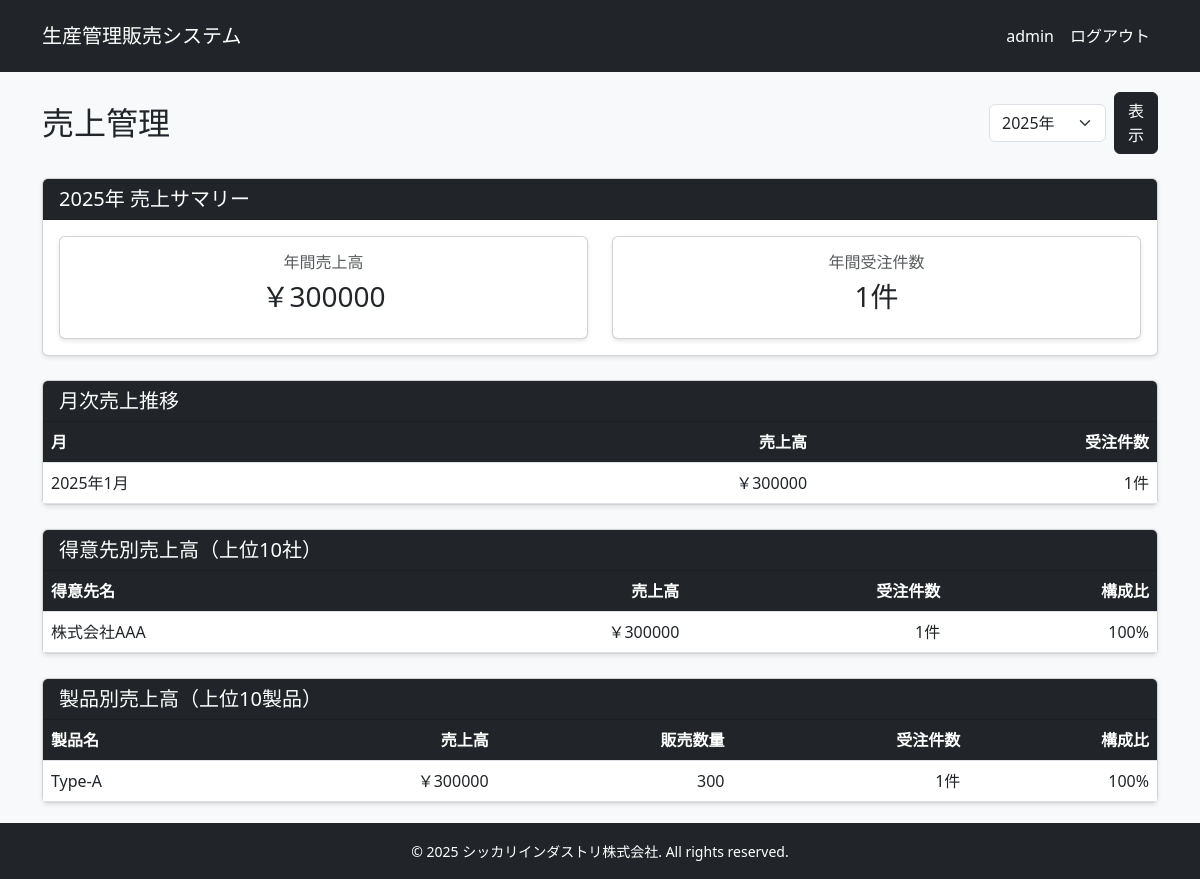
Page /sales/sales-report/ (signed in) on the committed database.
### apps/sales/models.py (models this page shows, shortened)
class Customer(models.Model):
    customer_code = models.CharField("得意先コード", max_length=10, unique=True)
    name = models.CharField("得意先名", max_length=100)
    phone = models.CharField("電話番号", max_length=15)
    postal_code = models.CharField("郵便番号", max_length=8)
    address = models.CharField("住所", max_length=200)
    email = models.EmailField("メールアドレス", max_length=254)
    created_at = models.DateTimeField("作成日時", auto_now_add=True)
    updated_at = models.DateTimeField("更新日時", auto_now=True)
    class Meta:
        verbose_name = "得意先"
        verbose_name_plural = "得意先一覧"

class Product(models.Model):
    product_code = models.CharField("製品コード", max_length=10, unique=True)
    name = models.CharField("製品名", max_length=100)
    unit_price = models.DecimalField("製品単価", max_digits=10, decimal_places=0)
    created_at = models.DateTimeField("作成日時", auto_now_add=True)
    updated_at = models.DateTimeField("更新日時", auto_now=True)
    class Meta:
        verbose_name = "製品"
        verbose_name_plural = "製品一覧"

### apps/sales/views.py (the view)
# urls.py: path('sales-report/', views.SalesReportView.as_view(), name='sales_report'),
class SalesReportView(LoginRequiredMixin, TemplateView):
    template_name = 'sales/sales_report.html'
    def get_context_data(self, **kwargs):
        context = super().get_context_data(**kwargs)
        selected_year = self.request.GET.get('year', datetime.datetime.now().year)
        try:
            selected_year = int(selected_year)
        except (TypeError, ValueError):
            selected_year = datetime.datetime.now().year
        monthly_data = Order.objects.filter(
            order_date__year=selected_year
        ).annotate(
            month=TruncMonth('order_date')
        ).values(
            'month',
            'customer__name'
        ).annotate(
            total_amount=Sum(F('quantity') * F('product__unit_price')),
            order_count=Count('id')
        ).order_by('customer__name', 'month')
        yearly_data = Order.objects.filter(
            order_date__year=selected_year
        ).values(
            'customer__name'
        ).annotate(
            total_amount=Sum(F('quantity') * F('product__unit_price')),
            order_count=Count('id')
        ).order_by('-total_amount')
        product_data = Order.objects.filter(
            order_date__year=selected_year
        ).values(
            'product__name'
        ).annotate(
            total_amount=Sum(F('quantity') * F('product__unit_price')),
            total_quantity=Sum('quantity'),
            order_count=Count('id')
        ).order_by('-total_amount')
        monthly_totals = Order.objects.filter(
            order_date__year=selected_year
        ).annotate(
            month=TruncMonth('order_date')
        ).values('month').annotate(
            total_amount=Sum(F('quantity') * F('product__unit_price')),
            order_count=Count('id')
        ).order_by('month')
        yearly_total = Order.objects.filter(
            order_date__year=selected_year
        ).aggregate(
            total_amount=Sum(F('quantity') * F('product__unit_price'),
            output_field=DecimalField()),
            order_count=Count('id')
        )
        current_year = datetime.datetime.now().year
        years = range(current_year - 3, current_year + 1)
        context.update({
            'selected_year': selected_year,
            'years': years,
            'monthly_data': monthly_data,
            'yearly_data': yearly_data,
            'product_data': product_data,
            'monthly_totals': monthly_totals,
            'yearly_total': yearly_total,
        })
        return context

### templates/sales/sales_report.html (shortened to what this page needs)
{% extends "base.html" %}
{% load sales_extras %}
{% load humanize %}
{% block content %}
<div class="d-flex justify-content-between align-items-center mb-4">
    <h2 class="mb-0">売上管理</h2>
    <form method="get" class="d-flex align-items-center">
        <select name="year" class="form-select me-2">
            {% for year in years %}
                <option value="{{ year }}" {% if year == selected_year %}selected{% endif %}>
                    {{ year }}年
                </option>
            {% endfor %}
        </select>
        <button type="submit" class="btn btn-dark">表示</button>
    </form>
</div>
<div class="card mb-4">
    <div class="card-header bg-dark text-white">
        <h5 class="card-title mb-0">{{ selected_year }}年 売上サマリー</h5>
    </div>
    <div class="card-body">
        <div class="row">
            <div class="col-md-6">
                <div class="card">
                    <div class="card-body text-center">
                        <h6 class="text-muted">年間売上高</h6>
                        <h3>￥{{ yearly_total.total_amount|default:0|floatformat:",.0f" }}</h3>
                    </div>
                </div>
            </div>
            <div class="col-md-6">
                <div class="card">
                    <div class="card-body text-center">
                        <h6 class="text-muted">年間受注件数</h6>
                        <h3>{{ yearly_total.order_count|default:0 }}件</h3>
                    </div>
                </div>
            </div>
        </div>
    </div>
</div>
<div class="card mb-4">
    <div class="card-header bg-dark text-white">
        <h5 class="card-title mb-0">月次売上推移</h5>
    </div>
    <div class="card-body p-0">
        <div class="table-responsive">
            <table class="table table-hover mb-0">
                <thead>
                    <tr>
                        <th>月</th>
                        <th class="text-end">売上高</th>
                        <th class="text-end">受注件数</th>
                    </tr>
                </thead>
                <tbody>
                    {% for data in monthly_totals %}
                    <tr>
                        <td>{{ data.month|date:"Y年n月" }}</td>
                        <td class="text-end">￥{{ data.total_amount|floatformat:",.0f" }}</td>
                        <td class="text-end">{{ data.order_count }}件</td>
                    </tr>
                    {% empty %}
                    <tr>
                        <td colspan="3" class="text-center py-4">データがありません</td>
                    </tr>
                    {% endfor %}
                </tbody>
            </table>
        </div>
    </div>
</div>
<div class="card mb-4">
    <div class="card-header bg-dark text-white">
        <h5 class="card-title mb-0">得意先別売上高（上位10社）</h5>
    </div>
    <div class="card-body p-0">
        <div class="table-responsive">
            <table class="table table-hover mb-0">
                <thead>
                    <tr>
                        <th>得意先名</th>
                        <th class="text-end">売上高</th>
                        <th class="text-end">受注件数</th>
                        <th class="text-end">構成比</th>
                    </tr>
                </thead>
                <tbody>
                    {% for data in yearly_data|slice:":10" %}
                    <tr>
                        <td>{{ data.customer__name }}</td>
                        <td class="text-end">￥{{ data.total_amount|floatformat:",.0f" }}</td>
                        <td class="text-end">{{ data.order_count }}件</td>
                        <td class="text-end">
                            {% widthratio data.total_amount yearly_total.total_amount 100 %}%
                        </td>
                    </tr>
                    {% empty %}
                    <tr>
                        <td colspan="4" class="text-center py-4">データがありません</td>
                    </tr>
                    {% endfor %}
                </tbody>
            </table>
        </div>
    </div>
</div>
<div class="card">
    <div class="card-header bg-dark text-white">
        <h5 class="card-title mb-0">製品別売上高（上位10製品）</h5>
    </div>
    <div class="card-body p-0">
        <div class="table-responsive">
            <table class="table table-hover mb-0">
                <thead>
                    <tr>
                        <th>製品名</th>
                        <th class="text-end">売上高</th>
                        <th class="text-end">販売数量</th>
                        <th class="text-end">受注件数</th>
                        <th class="text-end">構成比</th>
                    </tr>
                </thead>
                <tbody>
                    {% for data in product_data|slice:":10" %}
                    <tr>
                        <td>{{ data.product__name }}</td>
                        <td class="text-end">￥{{ data.total_amount|floatformat:",.0f" }}</td>
                        <td class="text-end">{{ data.total_quantity|floatformat:",.0f" }}</td>
                        <td class="text-end">{{ data.order_count }}件</td>
                        <td class="text-end">
                            {% widthratio data.total_amount yearly_total.total_amount 100 %}%
                        </td>
                    </tr>
                    {% empty %}
                    <tr>
                        <td colspan="5" class="text-center py-4">データがありません</td>
                    </tr>
                    {% endfor %}
                </tbody>
            </table>
        </div>
    </div>
</div>
{% endblock %}

### templates/base.html (shortened to what this page needs)
<!DOCTYPE html>
<html lang="ja">
<head>
    <link href="https://cdn.jsdelivr.net/npm/bootstrap@5.3.0/dist/css/bootstrap.min.css" rel="stylesheet">
</head>
<body>
    <header>
        <nav class="navbar navbar-expand-lg navbar-dark">
            <div class="container d-flex justify-content-between">
                <a class="navbar-brand" href="{% url 'home' %}">生産管理販売システム</a>
                {% if user.is_authenticated %}
                    <ul class="navbar-nav">
                        <li class="nav-item">
                            <span class="nav-link">{{ user.username }}</span>
                        </li>
                        <li class="nav-item">
                            <a class="nav-link" href="{% url 'logout' %}">ログアウト</a>
                        </li>
                    </ul>
                {% endif %}
            </div>
        </nav>
    </header>
    <main class="main-content">
        <div class="container">
            {% block content %}
            {% endblock %}
        </div>
    </main>
    <footer class="footer text-center">
        <div class="container">
            <small>&copy; 2025 シッカリインダストリ株式会社. All rights reserved.</small>
        </div>
    </footer>
</body>
</html>

### templates/base.html (style rules this page uses)
:root { --primary: #212529; --secondary: #6c757d; --danger: #dc3545; --light: #f8f9fa; --white: #ffffff; --border: #dee2e6; }
body { min-height: 100vh; display: flex; flex-direction: column; }
.main-content { flex: 1; padding: 20px 0; background-color: var(--light); }
.navbar { padding: 1rem 0; background-color: var(--primary) !important; }
.navbar-brand, .nav-link { color: var(--white) !important; transition: opacity 0.3s; }
.card { box-shadow: 0 2px 4px rgba(0,0,0,0.1); transition: transform 0.3s; }
.table th { background-color: var(--primary); color: var(--white); }
.btn-dark { background-color: var(--primary); border-color: var(--primary); }
.footer { background-color: var(--primary); color: var(--white); padding: 1rem 0; margin-top: auto; }

### rows in the picture
Customer: customer__name "株式会社AAA", total_amount "300000", order_count "1", total_amount "100"
Product: product__name "Type-A", total_amount "300000", total_quantity "300", order_count "1", total_amount "100"

### other values in the picture
{{ user.username }} "admin"
{{ selected_year }} "2025"
{{ yearly_total.total_amount|default:0|floatformat:",.0f" }} "300000"
{{ yearly_total.order_count|default:0 }} "1"
{{ data.month|date:"Y年n月" }} "2025年1月"
{{ data.total_amount|floatformat:",.0f" }} "300000"
{{ data.order_count }} "1"
form field year "2025年"
